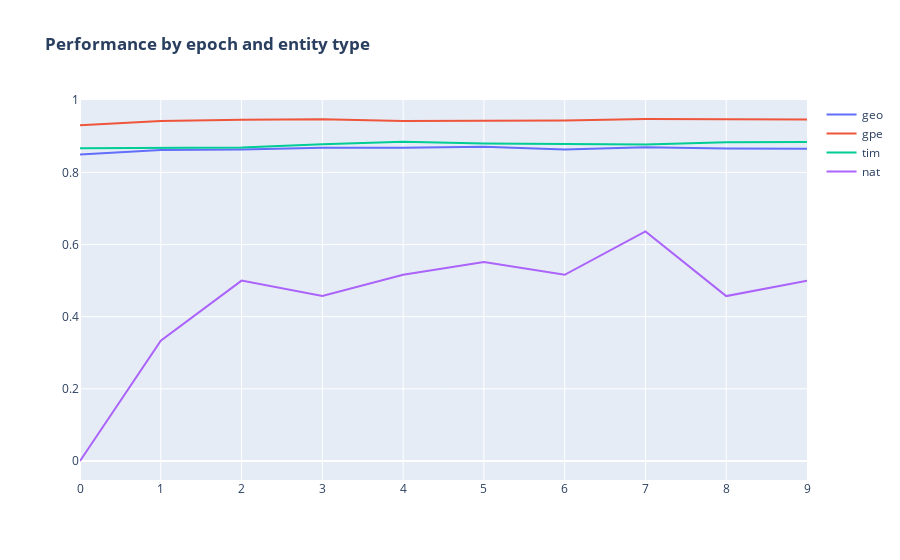

The notebook cell saved with this chart:
### Code cell
data=[]
for ent in df_scores.ent.unique():
    df_plot = df_scores.loc[df_scores.ent == ent]
    
    trace=go.Scatter(
                x=df_plot.epoch,
                y=df_plot.val_score,
                mode='lines',
                marker=dict(
                size=5
                ),
            name=ent,

            )
    data.append(trace)
    
figure=go.Figure(
    data=data,
    layout=go.Layout(
        title=f"<b>Performance by epoch and entity type",
    
    ))
iplot(figure)

### Figure 1 — Plotly figure (JSON) as saved in the notebook; plotly's stock layout.template omitted (floating-point values rounded to 4 significant figures)
{"data": [{"marker": {"size": 5}, "mode": "lines", "name": "geo", "type": "scatter", "x": [0, 1, 2, 3, 4, 5, 6, 7, 8, 9], "y": [0.8494, 0.8622, 0.8637, 0.8682, 0.8684, 0.871, 0.8637, 0.8695, 0.866, 0.8656]}, {"marker": {"size": 5}, "mode": "lines", "name": "gpe", "type": "scatter", "x": [0, 1, 2, 3, 4, 5, 6, 7, 8, 9], "y": [0.9306, 0.9425, 0.9461, 0.9475, 0.9423, 0.9426, 0.944, 0.948, 0.9472, 0.9467]}, {"marker": {"size": 5}, "mode": "lines", "name": "tim", "type": "scatter", "x": [0, 1, 2, 3, 4, 5, 6, 7, 8, 9], "y": [0.8666, 0.8687, 0.8693, 0.8781, 0.8847, 0.88, 0.8793, 0.8772, 0.8835, 0.884]}, {"marker": {"size": 5}, "mode": "lines", "name": "nat", "type": "scatter", "x": [0, 1, 2, 3, 4, 5, 6, 7, 8, 9], "y": [0, 0.3333, 0.5, 0.4571, 0.5161, 0.5517, 0.5161, 0.6364, 0.4571, 0.5]}], "layout": {"title": {"text": "<b>Performance by epoch and entity type"}}}
